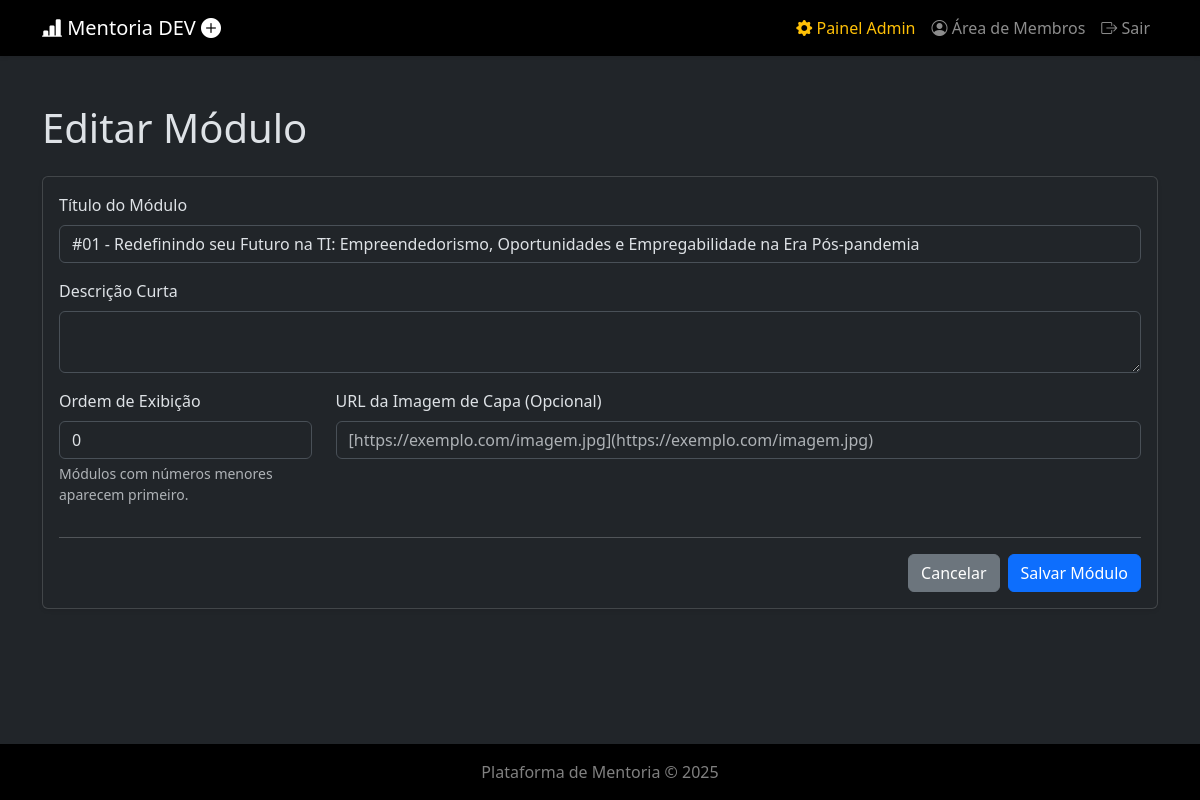
Page /admin/modulos/editar/1 (signed in) on the committed database.
### api/index.py (models this page shows)
class Modulos(db.Model):
    __tablename__ = 'modulos'
    id = db.Column(db.Integer, primary_key=True)
    titulo = db.Column(db.String(150), nullable=False)
    descricao = db.Column(db.Text)
    ordem = db.Column(db.Integer, default=0)
    thumbnail_url = db.Column(db.String(255))
    conteudos = db.relationship('Conteudos', backref='modulo', lazy=True, cascade="all, delete-orphan")

### api/index.py (the view, shortened to what this page needs)
@app.route('/admin/modulos/editar/<int:id>', methods=['GET', 'POST'])
@admin_required
def admin_editar_modulo(id):
    modulo = Modulos.query.get_or_404(id)
    return render_template('admin/form_modulo.html', titulo="Editar Módulo", modulo=modulo)

### api/index.py (called while the page is built)
@login_manager.user_loader
def load_user(user_id):
    return Registros.query.get(int(user_id))

def admin_required(f):
    @wraps(f)
    def decorated_function(*args, **kwargs):
        if not current_user.is_authenticated or not current_user.is_admin:
            flash("Acesso não autorizado. Esta área é restrita para administradores.", "danger")
            return redirect(url_for('login'))
        return f(*args, **kwargs)
    return decorated_function

### templates/admin/form_modulo.html (shortened to what this page needs)
{% extends "layout.html" %}
{% block content %}
<h1 class="mb-4">{{ titulo }}</h1>
<div class="card shadow-sm">
    <div class="card-body">
        <form method="POST" action="">
            <div class="mb-3"><label for="titulo" class="form-label">Título do Módulo</label><input type="text" class="form-control" id="titulo" name="titulo" value="{{ modulo.titulo if modulo else '' }}" required></div>
            <div class="mb-3"><label for="descricao" class="form-label">Descrição Curta</label><textarea class="form-control" id="descricao" name="descricao" rows="2">{{ modulo.descricao if modulo else '' }}</textarea></div>
            <div class="row">
                <div class="col-md-3 mb-3"><label for="ordem" class="form-label">Ordem de Exibição</label><input type="number" class="form-control" id="ordem" name="ordem" value="{{ modulo.ordem if modulo else '0' }}" required><div class="form-text">Módulos com números menores aparecem primeiro.</div></div>
                <div class="col-md-9 mb-3"><label for="thumbnail_url" class="form-label">URL da Imagem de Capa (Opcional)</label><input type="url" class="form-control" id="thumbnail_url" name="thumbnail_url" value="{{ modulo.thumbnail_url if modulo else '' }}" placeholder="[https://exemplo.com/imagem.jpg](https://exemplo.com/imagem.jpg)"></div>
            </div>
            <hr>
            <div class="d-flex justify-content-end"><a href="{{ url_for('admin_lista_modulos') }}" class="btn btn-secondary me-2">Cancelar</a><button type="submit" class="btn btn-primary">Salvar Módulo</button></div>
        </form>
    </div>
</div>
{% endblock %}

### rows in the picture
Modulos: titulo "#01 - Redefinindo seu Futuro na TI: Empreendedorismo, Oportunidades e Empregabilidade na Era Pós-pandemia", ordem "0"

### other values in the picture
{{ titulo }} "Editar Módulo"
